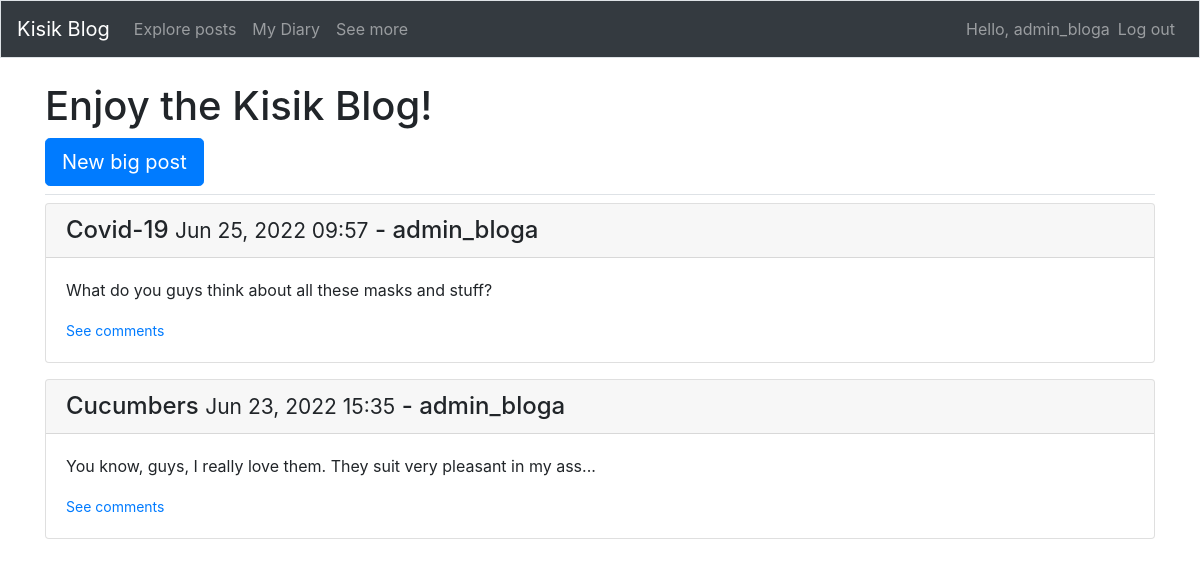
The page /more/ (signed in) on the database its author committed.
### tweets/models.py (models this page shows, shortened)
class PrivatePost(models.Model):
    title = models.CharField(max_length=150)
    text = models.TextField()
    date_added = models.DateTimeField(auto_now_add=True)
    owner = models.ForeignKey(User, on_delete=models.CASCADE)

### tweets/views.py (the view)
# urls.py: path('more/', views.more, name='more'),
@login_required
def more(request):
    post = PrivatePost.objects.order_by('-date_added')
    context = {'post': post}
    return render(request, 'tweets/more.html', context)

### tweets/templates/tweets/more.html (shortened to what this page needs)
<!DOCTYPE html>
<html lang="en">
<head>
    {% extends "tweets/base.html" %}
{% block page_header %}
  <h1>Enjoy the Kisik Blog!</h1>
  <a class="btn btn-lg btn-primary" href="{% url 'tweets:new_prpost' %}" role="button">New big post</a>
{% endblock page_header %}
{% block content %}
      {% for post in post %}
        <div class="card mb-3">
          <h4 class="card-header">
            {{ post.title }}
            <small>{{ post.date_added|date:'M d, Y H:i' }}</small> -
            {{ post.owner }}
          </h4>
          <div class="card-body">
            {{ post.text|linebreaks }}
            <small><a href="{% url 'tweets:priv_com' post.id %}">See comments</a></small>
          </div>
        </div>
      {% empty %}
        <p>No posts added yet</p>
      {% endfor %}
{% endblock content %}

### tweets/templates/tweets/base.html (shortened to what this page needs)
{% load bootstrap4 %}
<!doctype html>
<html lang="en">
<head>
    {% bootstrap_css %}
</head>
<body>
  <nav class="navbar navbar-expand-md navbar-dark bg-dark mb-4 border">
    <a class="navbar-brand" href="{% url 'tweets:index' %}">Kisik Blog</a>
    <div class="collapse navbar-collapse" id="navbarCollapse">
      <ul class="navbar-nav mr-auto">
        <li class="nav-item">
          <a class="nav-link" href="{% url 'tweets:posts' %}">
              Explore posts</a></li>
        <li class="nav-item">
            <a class="nav-link" href="{% url 'tweets:my_diary' %}">My Diary</a></li>
        <li class="nav-item">
            <a class="nav-link" href="{% url 'tweets:more' %}">See more</a>
        </li>
      </ul>
      <ul class="navbar-nav ml-auto">
        {% if user.is_authenticated %}
          <li class="nav-item">
              <span class="navbar-text">Hello, {{ user.username }}</span>
          </li>
          <li class="nav-item">
              <a class="nav-link" href="{% url 'users:logout' %}">Log out</a>
          </li>
        {% endif %}
      </ul>
    </div>
  </nav>
  <main role="main" class="container">
    <div class="pb-2 mb-2 border-bottom">
      {% block page_header %}{% endblock page_header %}
    </div>
    <div>
      {% block content %}{% endblock content %}
    </div>
  </main>
</body>
</html>

### rows shown on the page
PrivatePost: title "Covid-19", date_added "Jun 25, 2022 09:57", owner "admin_bloga", text "What do you guys think about all these masks and stuff?"
PrivatePost: title "Cucumbers", date_added "Jun 23, 2022 15:35", owner "admin_bloga", text "You know, guys, I really love them. They suit very pleasant in my ass..."

### other values the page prints
{{ user.username }} "admin_bloga"
